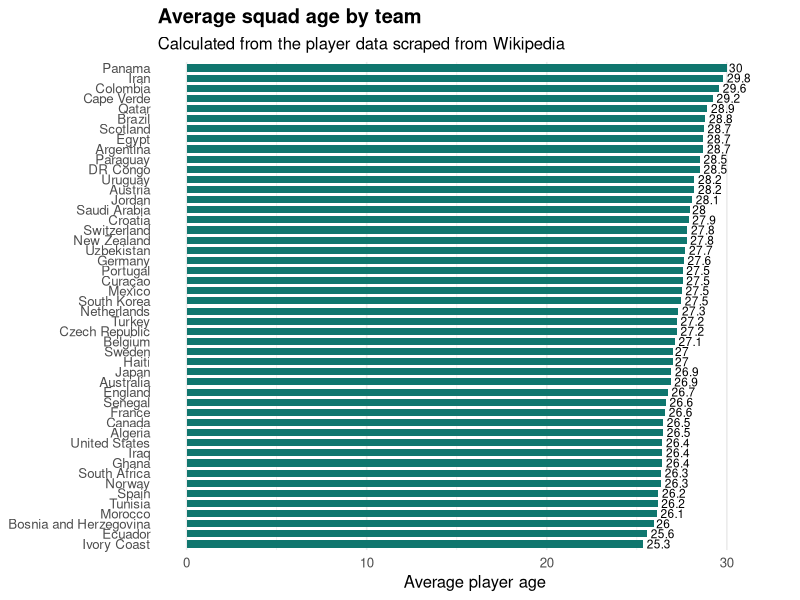
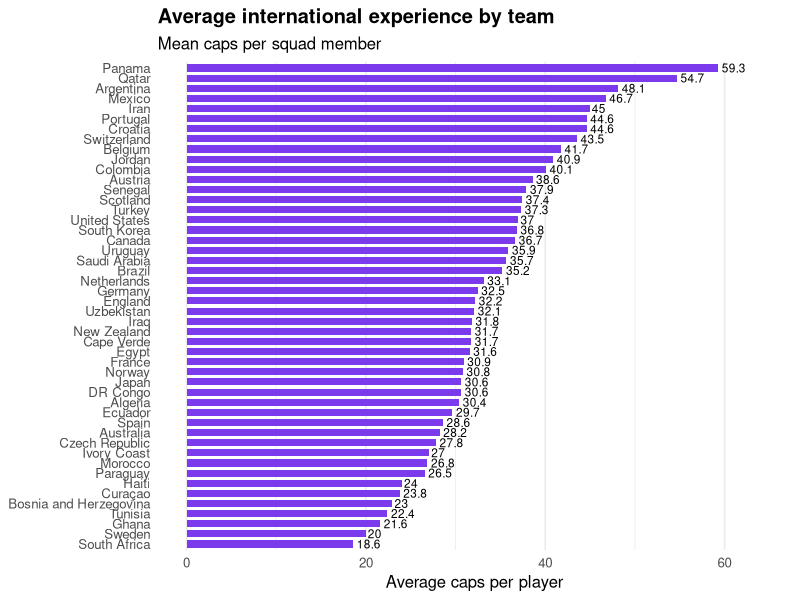
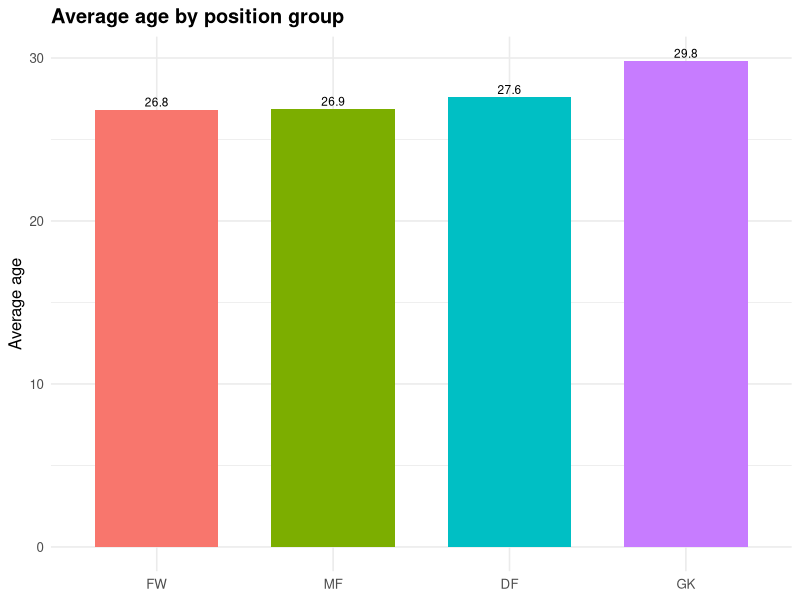
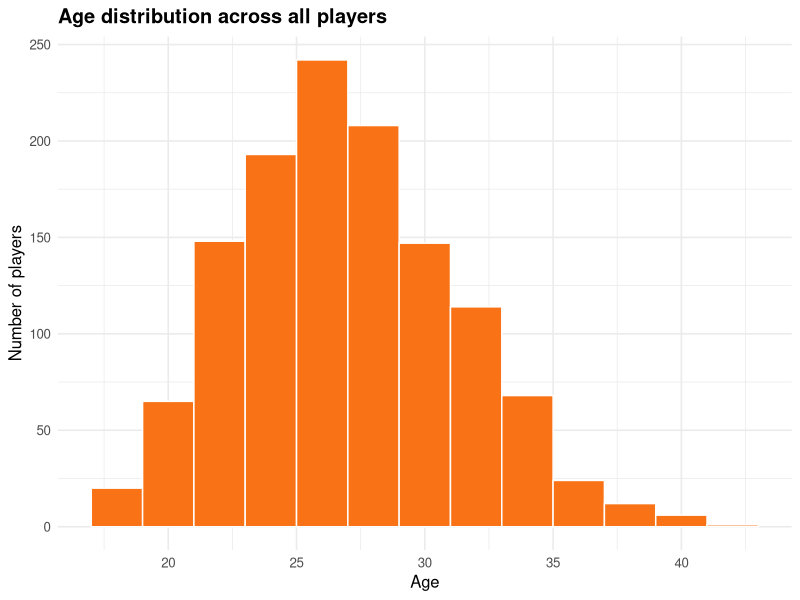
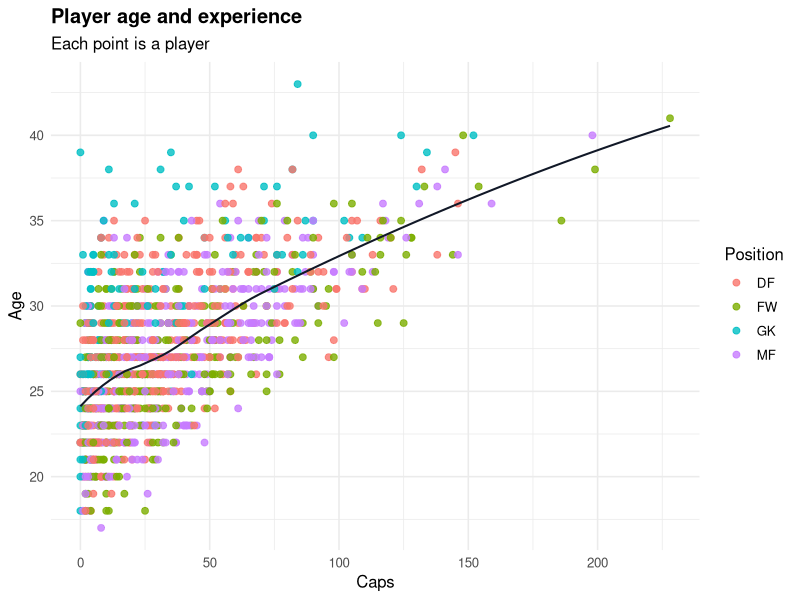
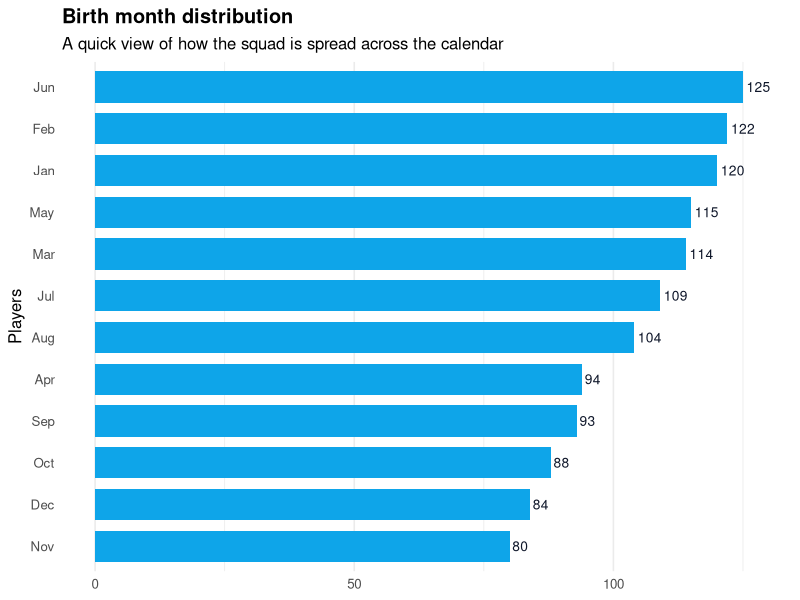

R code for these plots, in order:
## ---- chunk 1
library(tidyverse)

players <- read_csv("player_data.csv", show_col_types = FALSE)

players_enriched <- players %>%
  mutate(
    birth_year = as.integer(format(date_of_birth, "%Y")),
    birth_month = factor(format(date_of_birth, "%b"), levels = month.abb, ordered = TRUE),
    position_group = str_remove(position, "^\\d+"),
    age_band = cut(
      age,
      breaks = c(0, 22, 26, 30, Inf),
      labels = c("22 and under", "23-26", "27-30", "31+"),
      right = TRUE
    ),
    goals_per_cap = if_else(caps > 0, goals / caps, NA_real_)
  )

team_age_summary <- players_enriched %>%
  group_by(team) %>%
  summarise(
    avg_age = mean(age, na.rm = TRUE),
    median_age = median(age, na.rm = TRUE),
    players = n(),
    .groups = "drop"
  ) %>%
  arrange(desc(avg_age))

team_caps_summary <- players_enriched %>%
  group_by(team) %>%
  summarise(
    avg_caps = mean(caps, na.rm = TRUE),
    total_goals = sum(goals, na.rm = TRUE),
    .groups = "drop"
  ) %>%
  arrange(desc(avg_caps))

position_summary <- players_enriched %>%
  group_by(position_group) %>%
  summarise(
    avg_age = mean(age, na.rm = TRUE),
    avg_caps = mean(caps, na.rm = TRUE),
    avg_goals_per_cap = mean(goals_per_cap, na.rm = TRUE),
    players = n(),
    .groups = "drop"
  )
## ---- chunk 2
team_age_summary %>%
  mutate(team = fct_reorder(team, avg_age)) %>%
  ggplot(aes(x = avg_age, y = team)) +
  geom_col(fill = "#0f766e", width = 0.7) +
  geom_text(aes(label = round(avg_age, 1)), hjust = -0.15, size = 3) +
  labs(
    x = "Average player age",
    y = NULL,
    title = "Average squad age by team",
    subtitle = "Calculated from the player data scraped from Wikipedia"
  ) +
  coord_cartesian(xlim = c(0, max(team_age_summary$avg_age) + 2)) +
  theme_minimal(base_size = 12) +
  theme(
    panel.grid.major.y = element_blank(),
    plot.title = element_text(face = "bold")
  )
## ---- chunk 3
team_caps_summary %>%
  mutate(team = fct_reorder(team, avg_caps)) %>%
  ggplot(aes(x = avg_caps, y = team)) +
  geom_col(fill = "#7c3aed", width = 0.7) +
  geom_text(aes(label = round(avg_caps, 1)), hjust = -0.15, size = 3) +
  labs(
    x = "Average caps per player",
    y = NULL,
    title = "Average international experience by team",
    subtitle = "Mean caps per squad member"
  ) +
  coord_cartesian(xlim = c(0, max(team_caps_summary$avg_caps) + 5)) +
  theme_minimal(base_size = 12) +
  theme(
    panel.grid.major.y = element_blank(),
    plot.title = element_text(face = "bold")
  )
## ---- chunk 4
position_summary %>%
  mutate(position_group = fct_reorder(position_group, avg_age)) %>%
  ggplot(aes(x = position_group, y = avg_age, fill = position_group)) +
  geom_col(width = 0.7, show.legend = FALSE) +
  geom_text(aes(label = round(avg_age, 1)), vjust = -0.35, size = 3) +
  labs(
    x = NULL,
    y = "Average age",
    title = "Average age by position group"
  ) +
  theme_minimal(base_size = 12) +
  theme(plot.title = element_text(face = "bold"))
## ---- chunk 5
players_enriched %>%
  ggplot(aes(x = age)) +
  geom_histogram(binwidth = 2, fill = "#f97316", color = "white") +
  labs(
    x = "Age",
    y = "Number of players",
    title = "Age distribution across all players"
  ) +
  theme_minimal(base_size = 12) +
  theme(plot.title = element_text(face = "bold"))
## ---- chunk 6
players_enriched %>%
  ggplot(aes(x = caps, y = age, color = position_group)) +
  geom_point(alpha = 0.8, size = 2) +
  geom_smooth(se = FALSE, method = "loess", linewidth = 0.7, color = "#111827") +
  labs(
    x = "Caps",
    y = "Age",
    color = "Position",
    title = "Player age and experience",
    subtitle = "Each point is a player"
  ) +
  theme_minimal(base_size = 12) +
  theme(plot.title = element_text(face = "bold"))
## ---- chunk 7
players_enriched %>%
  count(birth_month) %>%
  mutate(birth_month = fct_reorder(birth_month, n)) %>%
  ggplot(aes(x = n, y = birth_month)) +
  geom_col(width = 0.75, fill = "#0ea5e9") +
  geom_text(aes(label = n), hjust = -0.15, size = 3.5, color = "#0f172a") +
  labs(
    x = NULL,
    y = "Players",
    title = "Birth month distribution",
    subtitle = "A quick view of how the squad is spread across the calendar"
  ) +
  theme_minimal(base_size = 12) +
  theme(
    panel.grid.major.y = element_blank(),
    plot.title = element_text(face = "bold")
  ) +
  coord_cartesian(xlim = c(0, max(count(players_enriched, birth_month)$n) + 3))
